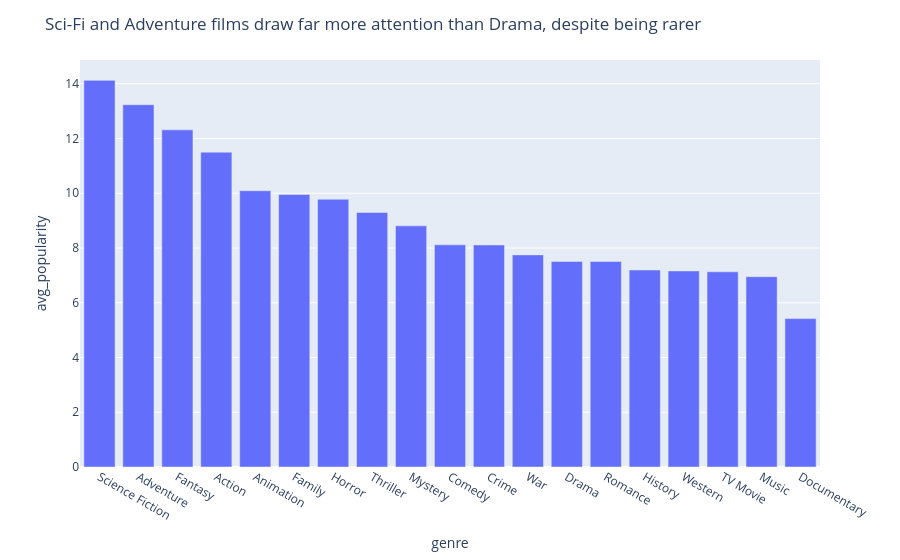

The cell this chart's notebook holds for it:
### Markdown cell above
### Chart 1 — Bar chart, average popularity by genre

### Code cell
genre_stats = (movies_with_genres_df.groupby("genre")
               .agg(n_movies=("id","nunique"), avg_popularity=("popularity","mean")) ) 
               .reset_index().sort_values("avg_popularity", ascending=False))

fig = px.bar(genre_stats, x="genre", y="avg_popularity",
             hover_data=["n_movies"])
fig.update_layout(title="Sci-Fi and Adventure films draw far more attention than Drama, despite being rarer")
fig.show()

### Figure 1 — Plotly figure (JSON) as saved in the notebook; plotly's stock layout.template omitted (floating-point values rounded to 4 significant figures)
{"data": [{"customdata": [[837], [1283], [854], [1860], [699], [789], [967], [1757], [559], [2121], [999], [222], [3041], [1204], [328], [95], [90], [171], [162]], "hovertemplate": "genre=%{x}<br>avg_popularity=%{y}<br>n_movies=%{customdata[0]}<extra></extra>", "legendgroup": "", "marker": {"color": "#636efa", "pattern": {"shape": ""}}, "name": "", "orientation": "v", "showlegend": false, "textposition": "auto", "type": "bar", "x": ["Science Fiction", "Adventure", "Fantasy", "Action", "Animation", "Family", "Horror", "Thriller", "Mystery", "Comedy", "Crime", "War", "Drama", "Romance", "History", "Western", "TV Movie", "Music", "Documentary"], "xaxis": "x", "y": [14.13, 13.24, 12.32, 11.5, 10.09, 9.96, 9.782, 9.299, 8.81, 8.116, 8.113, 7.749, 7.51, 7.508, 7.198, 7.163, 7.131, 6.954, 5.421], "yaxis": "y"}], "layout": {"barmode": "relative", "legend": {"tracegroupgap": 0}, "margin": {"t": 60}, "title": {"text": "Sci-Fi and Adventure films draw far more attention than Drama, despite being rarer"}, "xaxis": {"anchor": "y", "domain": [0, 1], "title": {"text": "genre"}}, "yaxis": {"anchor": "x", "domain": [0, 1], "title": {"text": "avg_popularity"}}}}
